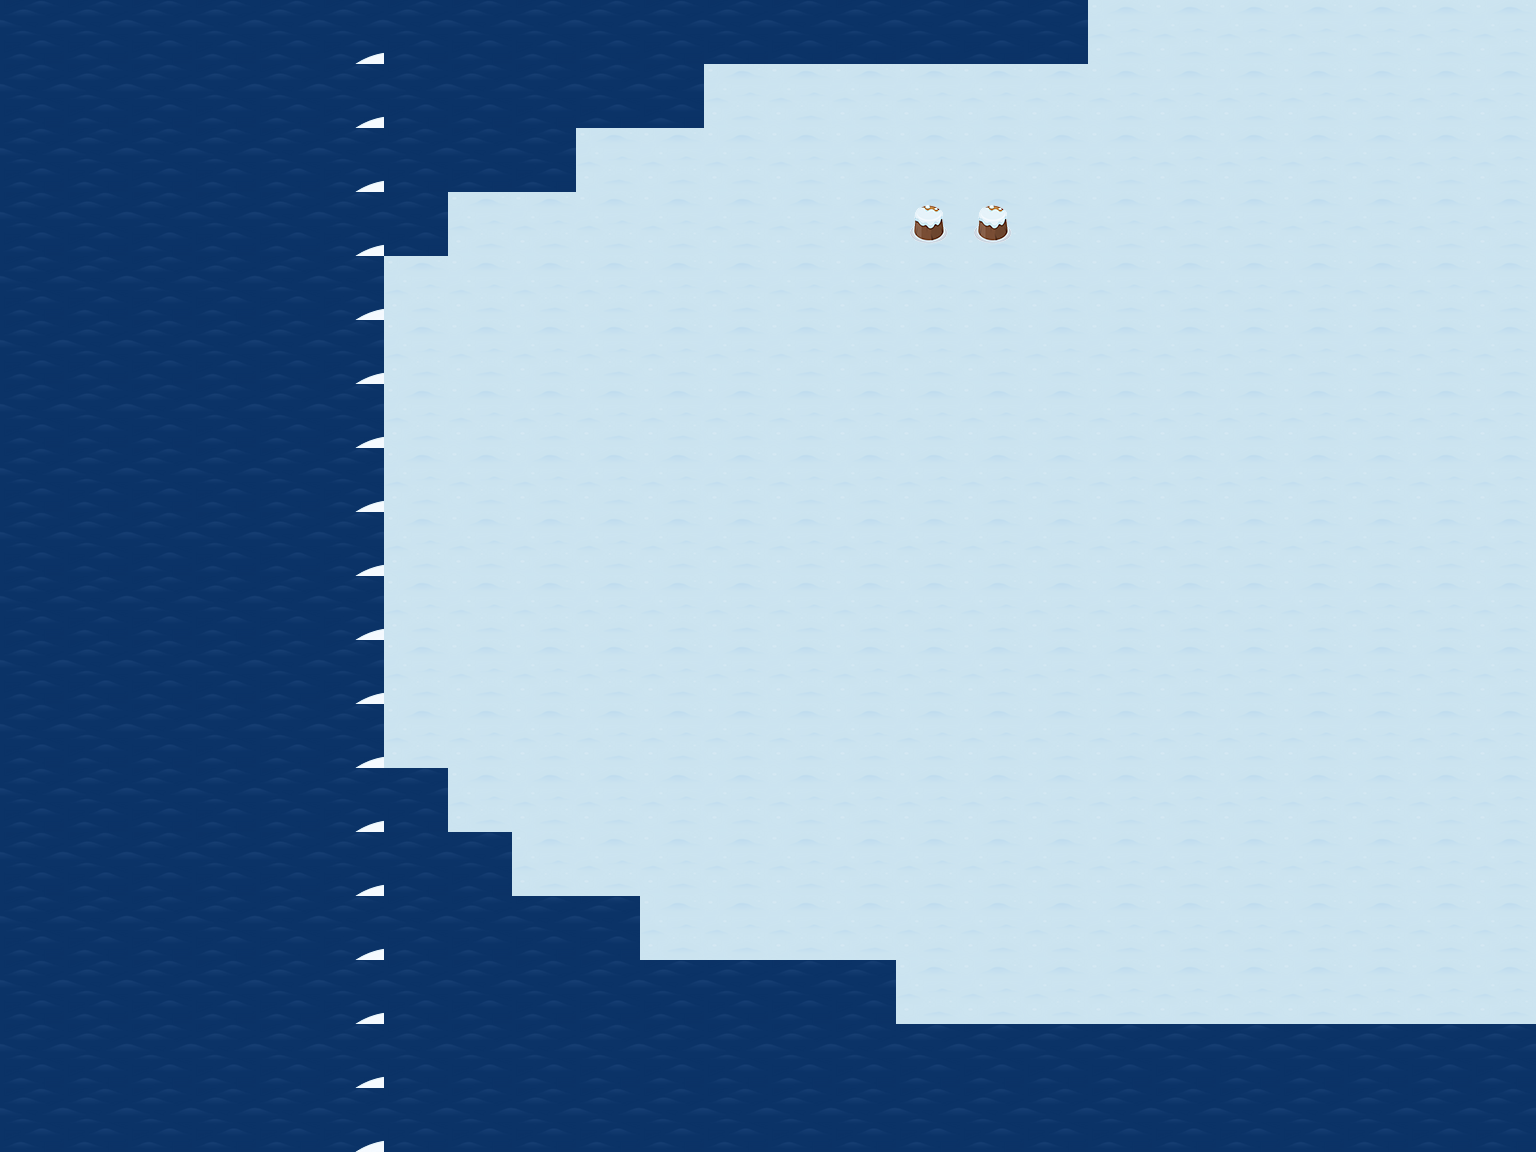

Below is a game level as drawn by its tile map, then a one-line description and the .tmx that defines it (tile-layer data replaced by summaries):
An orthogonal 24x18 tile map with 64x64 px tiles, 7 tile layers (flour, onFlour, sinkLayer, blockLayer, ...) and 7 objects.

<map version="1.0" tiledversion="1.1.6" orientation="orthogonal" renderorder="right-down" width="24" height="18" tilewidth="64" tileheight="64" infinite="0" nextobjectid="22">
 <tileset firstgid="1" name="tileSheetWinter" tilewidth="64" tileheight="64" tilecount="247" columns="13">
  <image source="../../ГРАФИКА/SHEETS/winter/tileSheetWinter.png" width="832" height="1216" />
 </tileset>
 <layer name="flour" width="24" height="18">
  <data>[432 cells, 432 non-empty, 2 distinct tile ids]</data>
 </layer>
 <layer name="onFlour" width="24" height="18">
  <data>[432 cells, 2 non-empty, 1 distinct tile ids]</data>
 </layer>
 <layer name="sinkLayer" width="24" height="18">
  <data>[432 cells, 0 non-empty, 0 distinct tile ids]</data>
 </layer>
 <layer name="blockLayer" width="24" height="18">
  <data>[432 cells, 0 non-empty, 0 distinct tile ids]</data>
 </layer>
 <layer name="onBlockLayer" width="24" height="18">
  <data>[432 cells, 0 non-empty, 0 distinct tile ids]</data>
 </layer>
 <layer name="railing" width="24" height="18">
  <data>[432 cells, 0 non-empty, 0 distinct tile ids]</data>
 </layer>
 <objectgroup name="playerLayer">
  <object id="1" gid="216" x="671" y="270" width="64" height="64">
   <properties>
    <property name="type" value="playerStartPosition" />
   </properties>
  </object>
 </objectgroup>
 <objectgroup name="objectLayer">
  <object id="16" gid="196" x="955.125" y="384" width="64" height="64">
   <properties>
    <property name="scene" type="int" value="2" />
    <property name="sprite" value="needToHit" />
    <property name="type" value="barrel" />
   </properties>
  </object>
  <object id="17" gid="196" x="897.791" y="382.333" width="64" height="64">
   <properties>
    <property name="scene" type="int" value="2" />
    <property name="sprite" value="needToHit" />
    <property name="type" value="barrel" />
   </properties>
  </object>
  <object id="18" gid="196" x="507.125" y="515.667" width="64" height="64">
   <properties>
    <property name="scene" type="int" value="2" />
    <property name="sprite" value="needToHit" />
    <property name="type" value="barrel" />
   </properties>
  </object>
  <object id="19" gid="196" x="450.125" y="509.667" width="64" height="64">
   <properties>
    <property name="scene" type="int" value="2" />
    <property name="sprite" value="needToHit" />
    <property name="type" value="barrel" />
   </properties>
  </object>
  <object id="20" gid="196" x="960.542" y="830.584" width="64" height="64">
   <properties>
    <property name="scene" type="int" value="2" />
    <property name="sprite" value="needToHit" />
    <property name="type" value="barrel" />
   </properties>
  </object>
  <object id="21" gid="196" x="900.292" y="836.334" width="64" height="64">
   <properties>
    <property name="scene" type="int" value="2" />
    <property name="sprite" value="needToHit" />
    <property name="type" value="barrel" />
   </properties>
  </object>
 </objectgroup>
 <layer name="upperLayer" width="24" height="18">
  <data>[432 cells, 18 non-empty, 1 distinct tile ids]</data>
 </layer>
</map>
